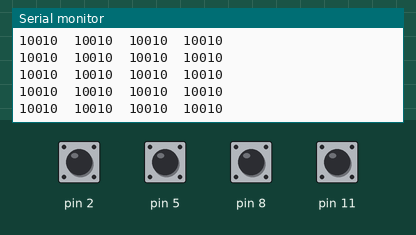
Simulated run of this sketch. Board: Arduino Uno, built with avr-gcc and run on an emulated ATmega328P. On the bench: the last lines printed to the serial monitor. Inputs (shaded band) come from the test bench; at power-on: pin 2, pin 5, pin 8, pin 11 HIGH.

Above: at 1.2 s.
1.3 s: pin 2 pulled LOW for 0.15 s
4.4 s: pin 5 pulled LOW for 0.15 s
7.5 s: pin 8 pulled LOW for 0.15 s
10.6 s: pin 11 pulled LOW for 0.15 s
12.2 s: pin 2 pulled LOW for 1 s
At 12.8 s:
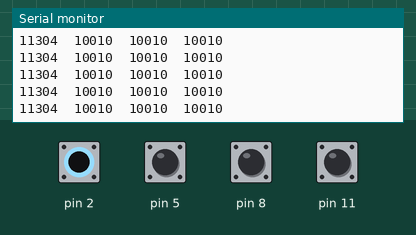
16.2 s: pin 5 pulled LOW for 1 s
At 17.2 s:
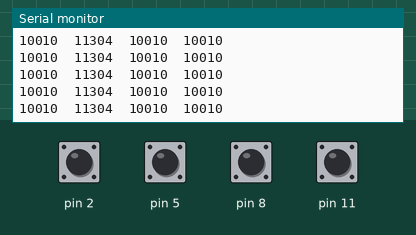
Timing chart, 0 to 19.2 s (numbered marks = the images above; inputs shaded):
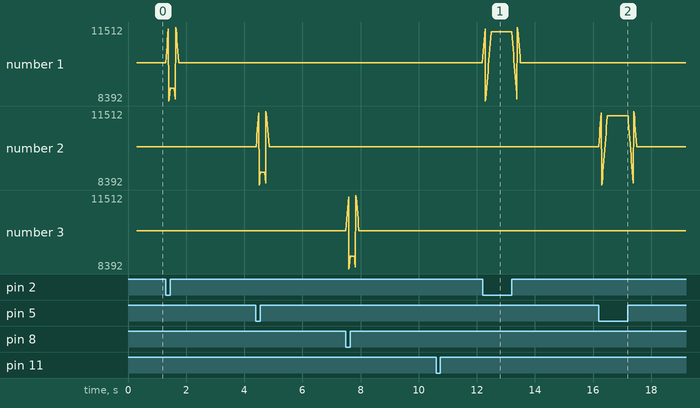

The sketch:

10.31_copper_LPF_MA.ino
```cpp
#include <CapacitiveSensor.h>
#include <math.h>
#define num 20

CapacitiveSensor pin_2_3 = CapacitiveSensor(3,2); //recv2_red, send3_resist
CapacitiveSensor pin_5_6 = CapacitiveSensor(6,5);
CapacitiveSensor pin_8_9 = CapacitiveSensor(9,8);
CapacitiveSensor pin_11_12 = CapacitiveSensor(12,11);


double sequence = 0;

float sensitivity = 0.1;

int F_sensor_A;
int F_sensor_B;
int F_sensor_C;
int F_sensor_D;

float s1[num];
float s2[num];
float s3[num];
float s4[num];

void setup() {
  Serial.begin(19200);
  F_sensor_A = pin_2_3.capacitiveSensor(30);
  F_sensor_B = pin_5_6.capacitiveSensor(30);
  F_sensor_C = pin_8_9.capacitiveSensor(30);
  F_sensor_D = pin_11_12.capacitiveSensor(30);
}

void loop() {
  sequence++;
  for (int i=0; i<num-1; i++){
      s1[i] = s1[i+1];
      s2[i] = s2[i+1];
      s3[i] = s3[i+1];
      s4[i] = s4[i+1];
    }

  s1[num-1] = pin_2_3.capacitiveSensor(30);
  s2[num-1] = pin_5_6.capacitiveSensor(30);
  s3[num-1] = pin_8_9.capacitiveSensor(30);
  s4[num-1] = pin_11_12.capacitiveSensor(30);

  F_sensor_A = F_sensor_A * (1-sensitivity) + s1[num-1] * sensitivity;
  F_sensor_B = F_sensor_B * (1-sensitivity) + s2[num-1] * sensitivity;
  F_sensor_C = F_sensor_C * (1-sensitivity) + s3[num-1] * sensitivity;
  F_sensor_D = F_sensor_D * (1-sensitivity) + s4[num-1] * sensitivity;

  for (int i=0;i<num;i++){
    F_sensor_A += s1[i];
    F_sensor_B += s2[i];
    F_sensor_C += s3[i];
    F_sensor_D += s4[i];
    }

  F_sensor_A /= num;
  F_sensor_B /= num;
  F_sensor_C /= num;
  F_sensor_D /= num;


  if (sequence > num) {
    Serial.print(F_sensor_A+10000);
    Serial.print("\t");
    Serial.print(F_sensor_B+10000);
    Serial.print("\t");
    Serial.print(F_sensor_C+10000);
    Serial.print("\t");
    Serial.println(F_sensor_D+10000);
    //Serial.print("\t");
    //Serial.println(sequence+5000000); //5000000 => takes 40*60*60*24 = around one and a half day
   }
}
```

Measured:
- after the input at 12.2 s, the serial monitor: prints a new line at once (image 1)
- after the input at 16.2 s, the serial monitor: prints a new line at once (image 2)
